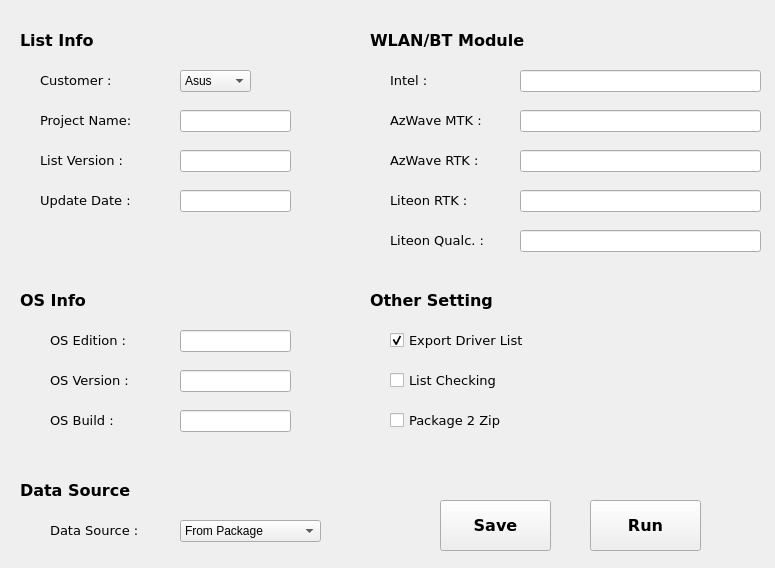
<?xml version="1.0" encoding="UTF-8"?>
<ui version="4.0">
 <class>Form</class>
 <widget class="QWidget" name="Form">
  <property name="geometry">
   <rect>
    <x>0</x>
    <y>0</y>
    <width>775</width>
    <height>568</height>
   </rect>
  </property>
  <property name="windowTitle">
   <string>Form</string>
  </property>
  <widget class="QLabel" name="label">
   <property name="geometry">
    <rect>
     <x>20</x>
     <y>20</y>
     <width>101</width>
     <height>41</height>
    </rect>
   </property>
   <property name="font">
    <font>
     <family>Verdana</family>
     <pointsize>12</pointsize>
     <weight>75</weight>
     <bold>true</bold>
    </font>
   </property>
   <property name="text">
    <string>List Info</string>
   </property>
  </widget>
  <widget class="QLabel" name="label_2">
   <property name="geometry">
    <rect>
     <x>20</x>
     <y>280</y>
     <width>101</width>
     <height>41</height>
    </rect>
   </property>
   <property name="font">
    <font>
     <family>Verdana</family>
     <pointsize>12</pointsize>
     <weight>75</weight>
     <bold>true</bold>
    </font>
   </property>
   <property name="text">
    <string>OS Info</string>
   </property>
  </widget>
  <widget class="QLabel" name="label_3">
   <property name="geometry">
    <rect>
     <x>20</x>
     <y>470</y>
     <width>151</width>
     <height>41</height>
    </rect>
   </property>
   <property name="font">
    <font>
     <family>Verdana</family>
     <pointsize>12</pointsize>
     <weight>75</weight>
     <bold>true</bold>
    </font>
   </property>
   <property name="text">
    <string>Data Source</string>
   </property>
  </widget>
  <widget class="QLabel" name="label_4">
   <property name="geometry">
    <rect>
     <x>370</x>
     <y>280</y>
     <width>161</width>
     <height>41</height>
    </rect>
   </property>
   <property name="font">
    <font>
     <family>Verdana</family>
     <pointsize>12</pointsize>
     <weight>75</weight>
     <bold>true</bold>
    </font>
   </property>
   <property name="text">
    <string>Other Setting</string>
   </property>
  </widget>
  <widget class="QLabel" name="label_5">
   <property name="geometry">
    <rect>
     <x>370</x>
     <y>20</y>
     <width>221</width>
     <height>41</height>
    </rect>
   </property>
   <property name="font">
    <font>
     <family>Verdana</family>
     <pointsize>12</pointsize>
     <weight>75</weight>
     <bold>true</bold>
    </font>
   </property>
   <property name="text">
    <string>WLAN/BT Module</string>
   </property>
  </widget>
  <widget class="QLabel" name="label_6">
   <property name="geometry">
    <rect>
     <x>40</x>
     <y>60</y>
     <width>101</width>
     <height>41</height>
    </rect>
   </property>
   <property name="font">
    <font>
     <family>Verdana</family>
     <pointsize>10</pointsize>
     <weight>50</weight>
     <bold>false</bold>
    </font>
   </property>
   <property name="text">
    <string>Customer :</string>
   </property>
  </widget>
  <widget class="QLabel" name="label_7">
   <property name="geometry">
    <rect>
     <x>40</x>
     <y>100</y>
     <width>141</width>
     <height>41</height>
    </rect>
   </property>
   <property name="font">
    <font>
     <family>Verdana</family>
     <pointsize>10</pointsize>
     <weight>50</weight>
     <bold>false</bold>
    </font>
   </property>
   <property name="text">
    <string>Project Name:</string>
   </property>
  </widget>
  <widget class="QLabel" name="label_8">
   <property name="geometry">
    <rect>
     <x>40</x>
     <y>140</y>
     <width>141</width>
     <height>41</height>
    </rect>
   </property>
   <property name="font">
    <font>
     <family>Verdana</family>
     <pointsize>10</pointsize>
     <weight>50</weight>
     <bold>false</bold>
    </font>
   </property>
   <property name="text">
    <string>List Version :</string>
   </property>
  </widget>
  <widget class="QLabel" name="label_9">
   <property name="geometry">
    <rect>
     <x>40</x>
     <y>180</y>
     <width>141</width>
     <height>41</height>
    </rect>
   </property>
   <property name="font">
    <font>
     <family>Verdana</family>
     <pointsize>10</pointsize>
     <weight>50</weight>
     <bold>false</bold>
    </font>
   </property>
   <property name="text">
    <string>Update Date :</string>
   </property>
  </widget>
  <widget class="QComboBox" name="comboBox">
   <property name="geometry">
    <rect>
     <x>180</x>
     <y>70</y>
     <width>71</width>
     <height>22</height>
    </rect>
   </property>
   <item>
    <property name="text">
     <string>Asus</string>
    </property>
   </item>
  </widget>
  <widget class="QLineEdit" name="lineEdit">
   <property name="geometry">
    <rect>
     <x>180</x>
     <y>110</y>
     <width>111</width>
     <height>22</height>
    </rect>
   </property>
  </widget>
  <widget class="QLineEdit" name="lineEdit_2">
   <property name="geometry">
    <rect>
     <x>180</x>
     <y>150</y>
     <width>111</width>
     <height>22</height>
    </rect>
   </property>
  </widget>
  <widget class="QLineEdit" name="lineEdit_3">
   <property name="geometry">
    <rect>
     <x>180</x>
     <y>190</y>
     <width>111</width>
     <height>22</height>
    </rect>
   </property>
  </widget>
  <widget class="QLabel" name="label_10">
   <property name="geometry">
    <rect>
     <x>50</x>
     <y>320</y>
     <width>141</width>
     <height>41</height>
    </rect>
   </property>
   <property name="font">
    <font>
     <family>Verdana</family>
     <pointsize>10</pointsize>
     <weight>50</weight>
     <bold>false</bold>
    </font>
   </property>
   <property name="text">
    <string>OS Edition :</string>
   </property>
  </widget>
  <widget class="QLabel" name="label_11">
   <property name="geometry">
    <rect>
     <x>50</x>
     <y>360</y>
     <width>141</width>
     <height>41</height>
    </rect>
   </property>
   <property name="font">
    <font>
     <family>Verdana</family>
     <pointsize>10</pointsize>
     <weight>50</weight>
     <bold>false</bold>
    </font>
   </property>
   <property name="text">
    <string>OS Version :</string>
   </property>
  </widget>
  <widget class="QLabel" name="label_12">
   <property name="geometry">
    <rect>
     <x>50</x>
     <y>400</y>
     <width>141</width>
     <height>41</height>
    </rect>
   </property>
   <property name="font">
    <font>
     <family>Verdana</family>
     <pointsize>10</pointsize>
     <weight>50</weight>
     <bold>false</bold>
    </font>
   </property>
   <property name="text">
    <string>OS Build :</string>
   </property>
  </widget>
  <widget class="QLineEdit" name="lineEdit_4">
   <property name="geometry">
    <rect>
     <x>180</x>
     <y>330</y>
     <width>111</width>
     <height>22</height>
    </rect>
   </property>
  </widget>
  <widget class="QLineEdit" name="lineEdit_5">
   <property name="geometry">
    <rect>
     <x>180</x>
     <y>370</y>
     <width>111</width>
     <height>22</height>
    </rect>
   </property>
  </widget>
  <widget class="QLineEdit" name="lineEdit_6">
   <property name="geometry">
    <rect>
     <x>180</x>
     <y>410</y>
     <width>111</width>
     <height>22</height>
    </rect>
   </property>
  </widget>
  <widget class="QLabel" name="label_13">
   <property name="geometry">
    <rect>
     <x>50</x>
     <y>510</y>
     <width>141</width>
     <height>41</height>
    </rect>
   </property>
   <property name="font">
    <font>
     <family>Verdana</family>
     <pointsize>10</pointsize>
     <weight>50</weight>
     <bold>false</bold>
    </font>
   </property>
   <property name="text">
    <string>Data Source : </string>
   </property>
  </widget>
  <widget class="QComboBox" name="comboBox_2">
   <property name="geometry">
    <rect>
     <x>180</x>
     <y>520</y>
     <width>141</width>
     <height>22</height>
    </rect>
   </property>
   <item>
    <property name="text">
     <string>From Package</string>
    </property>
   </item>
   <item>
    <property name="text">
     <string>From System</string>
    </property>
   </item>
  </widget>
  <widget class="QCheckBox" name="checkBox">
   <property name="geometry">
    <rect>
     <x>390</x>
     <y>330</y>
     <width>181</width>
     <height>21</height>
    </rect>
   </property>
   <property name="font">
    <font>
     <family>Verdana</family>
     <pointsize>10</pointsize>
    </font>
   </property>
   <property name="text">
    <string>Export Driver List</string>
   </property>
   <property name="checked">
    <bool>true</bool>
   </property>
  </widget>
  <widget class="QCheckBox" name="checkBox_2">
   <property name="geometry">
    <rect>
     <x>390</x>
     <y>370</y>
     <width>181</width>
     <height>21</height>
    </rect>
   </property>
   <property name="font">
    <font>
     <family>Verdana</family>
     <pointsize>10</pointsize>
    </font>
   </property>
   <property name="text">
    <string>List Checking</string>
   </property>
   <property name="checked">
    <bool>false</bool>
   </property>
  </widget>
  <widget class="QCheckBox" name="checkBox_3">
   <property name="geometry">
    <rect>
     <x>390</x>
     <y>410</y>
     <width>181</width>
     <height>21</height>
    </rect>
   </property>
   <property name="font">
    <font>
     <family>Verdana</family>
     <pointsize>10</pointsize>
    </font>
   </property>
   <property name="text">
    <string>Package 2 Zip</string>
   </property>
   <property name="checked">
    <bool>false</bool>
   </property>
  </widget>
  <widget class="QLabel" name="label_15">
   <property name="geometry">
    <rect>
     <x>390</x>
     <y>60</y>
     <width>141</width>
     <height>41</height>
    </rect>
   </property>
   <property name="font">
    <font>
     <family>Verdana</family>
     <pointsize>10</pointsize>
     <weight>50</weight>
     <bold>false</bold>
    </font>
   </property>
   <property name="text">
    <string>Intel :</string>
   </property>
  </widget>
  <widget class="QLabel" name="label_16">
   <property name="geometry">
    <rect>
     <x>390</x>
     <y>100</y>
     <width>141</width>
     <height>41</height>
    </rect>
   </property>
   <property name="font">
    <font>
     <family>Verdana</family>
     <pointsize>10</pointsize>
     <weight>50</weight>
     <bold>false</bold>
    </font>
   </property>
   <property name="text">
    <string>AzWave MTK :</string>
   </property>
  </widget>
  <widget class="QLabel" name="label_17">
   <property name="geometry">
    <rect>
     <x>390</x>
     <y>140</y>
     <width>141</width>
     <height>41</height>
    </rect>
   </property>
   <property name="font">
    <font>
     <family>Verdana</family>
     <pointsize>10</pointsize>
     <weight>50</weight>
     <bold>false</bold>
    </font>
   </property>
   <property name="text">
    <string>AzWave RTK :</string>
   </property>
  </widget>
  <widget class="QLabel" name="label_18">
   <property name="geometry">
    <rect>
     <x>390</x>
     <y>180</y>
     <width>141</width>
     <height>41</height>
    </rect>
   </property>
   <property name="font">
    <font>
     <family>Verdana</family>
     <pointsize>10</pointsize>
     <weight>50</weight>
     <bold>false</bold>
    </font>
   </property>
   <property name="text">
    <string>Liteon RTK :</string>
   </property>
  </widget>
  <widget class="QLabel" name="label_19">
   <property name="geometry">
    <rect>
     <x>390</x>
     <y>220</y>
     <width>141</width>
     <height>41</height>
    </rect>
   </property>
   <property name="font">
    <font>
     <family>Verdana</family>
     <pointsize>10</pointsize>
     <weight>50</weight>
     <bold>false</bold>
    </font>
   </property>
   <property name="text">
    <string>Liteon Qualc. :</string>
   </property>
  </widget>
  <widget class="QLineEdit" name="lineEdit_8">
   <property name="geometry">
    <rect>
     <x>520</x>
     <y>70</y>
     <width>241</width>
     <height>22</height>
    </rect>
   </property>
  </widget>
  <widget class="QLineEdit" name="lineEdit_9">
   <property name="geometry">
    <rect>
     <x>520</x>
     <y>110</y>
     <width>241</width>
     <height>22</height>
    </rect>
   </property>
  </widget>
  <widget class="QLineEdit" name="lineEdit_10">
   <property name="geometry">
    <rect>
     <x>520</x>
     <y>150</y>
     <width>241</width>
     <height>22</height>
    </rect>
   </property>
  </widget>
  <widget class="QLineEdit" name="lineEdit_11">
   <property name="geometry">
    <rect>
     <x>520</x>
     <y>190</y>
     <width>241</width>
     <height>22</height>
    </rect>
   </property>
  </widget>
  <widget class="QLineEdit" name="lineEdit_12">
   <property name="geometry">
    <rect>
     <x>520</x>
     <y>230</y>
     <width>241</width>
     <height>22</height>
    </rect>
   </property>
  </widget>
  <widget class="QPushButton" name="pushButton">
   <property name="geometry">
    <rect>
     <x>590</x>
     <y>500</y>
     <width>111</width>
     <height>51</height>
    </rect>
   </property>
   <property name="font">
    <font>
     <family>Verdana</family>
     <pointsize>12</pointsize>
     <weight>75</weight>
     <bold>true</bold>
    </font>
   </property>
   <property name="text">
    <string>Run</string>
   </property>
  </widget>
  <widget class="QPushButton" name="pushButton_2">
   <property name="geometry">
    <rect>
     <x>440</x>
     <y>500</y>
     <width>111</width>
     <height>51</height>
    </rect>
   </property>
   <property name="font">
    <font>
     <family>Verdana</family>
     <pointsize>12</pointsize>
     <weight>75</weight>
     <bold>true</bold>
    </font>
   </property>
   <property name="text">
    <string>Save</string>
   </property>
  </widget>
 </widget>
 <resources/>
 <connections/>
</ui>
